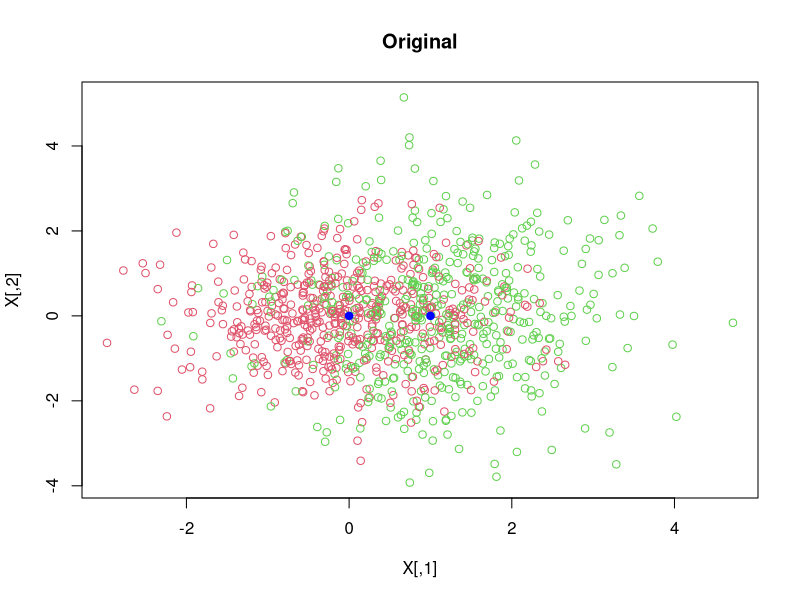
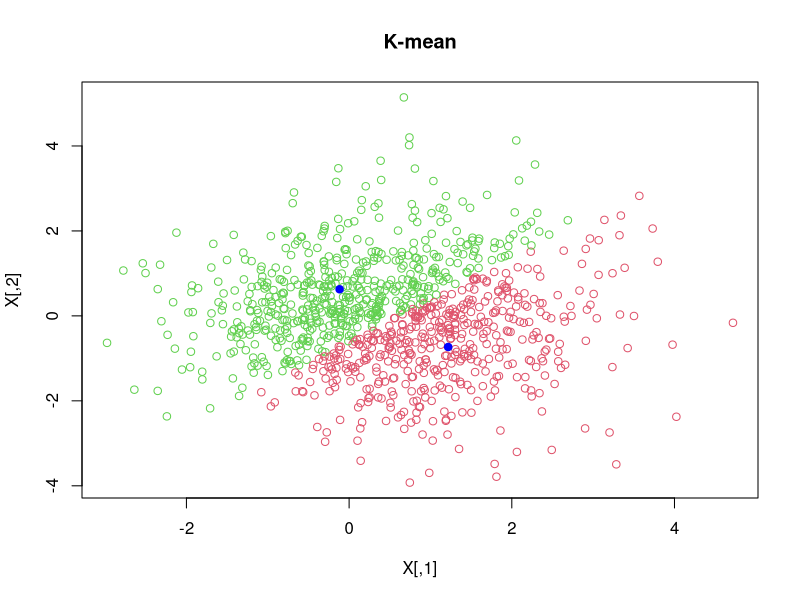
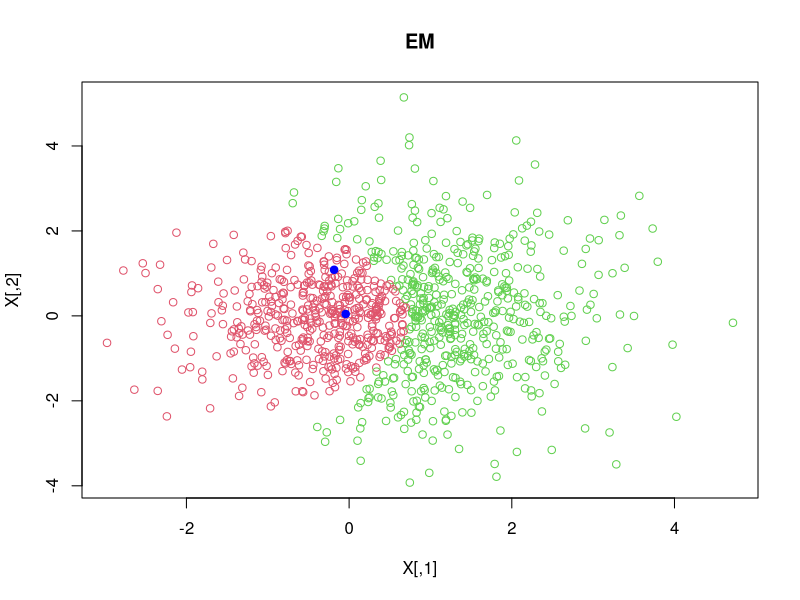

Recreate these plots in R, in order.
## ---- chunk 1
knitr::opts_chunk$set(echo = TRUE)
library(mclust)
library(MASS)

## ---- chunk 2
Z = rbinom(1000 ,size = 1,prob = 0.5) + 1
X = matrix(rep(0, 2000), ncol=2)
mu1  = c(0,0)
sigma1 = diag(2)
mu2  = c(1,0)
sigma2 = matrix(c(1,0,0,2) ,2,2, byrow = T)

for (i in 1:1000) {
  if (Z[i] == 1) {
    obsev = mvrnorm(1, mu1, sigma1)
    X[i,1] = obsev[1]
    X[i,2] = obsev[2]
  }else if(Z[i] == 2){
    obsev = mvrnorm(1, mu2, sigma2)
    X[i,1] = obsev[1]
    X[i,2] = obsev[2]
  }
}
plot(X, col = Z+1, main = "Original")
points(x = 0, y =0 , col = "blue", bg="blue", pch=21)
points(x = 1, y =0 , col = "blue", bg="blue", pch=21)

## ---- chunk 3
output1 = kmeans(X, centers = 2)
centers = output1$centers

plot(X, col = output1$cluster+1, main="K-mean")
points(centers, col = "blue", bg="blue", pch=21)
## ---- chunk 4
output2 = Mclust(X, G = 2)
print("EM centers")
output2$parameters$mean
plot(X, col = output2$classification+1, main = "EM")
points(output2$parameters$mean, col = "blue", bg="blue", pch=21)
